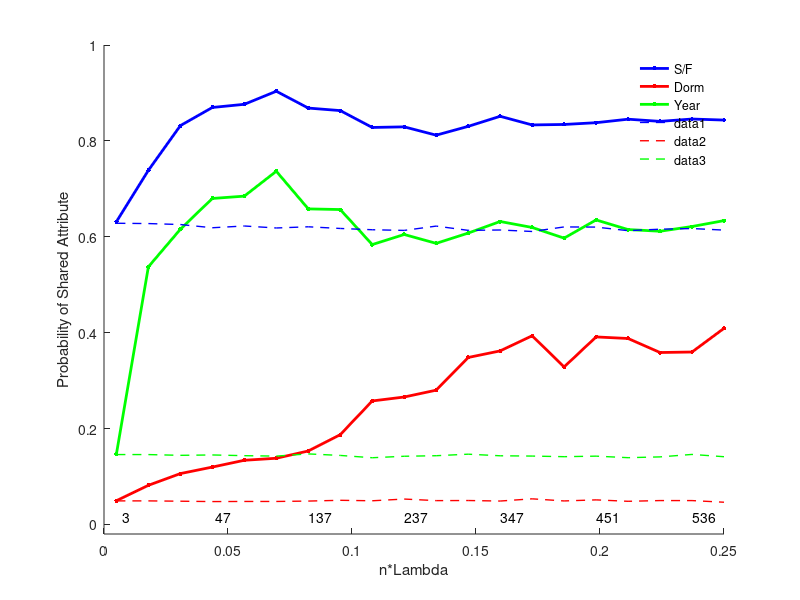

The MATLAB source for this figure: (Note: this script raises an error after producing the figure.)
% Load plot data and plot the result

load PlotDataFor_Swarthmore42
name = 'Swarthmore42';
%% Probability Plot
xs = linspace(.005,.25,20);
Good = True;
Bad = Spur;
clf
figure(1)
jump = 3;
pts = xs(1:jump:end);
clus = numClus(1:jump:end);
%clus = round(n./clus);
text(pts,0.015*ones(numel(pts),1),num2str(clus))
hold on

% Student/Faculty
plot(xs, Good(1,:),'.-','linewidth',2,'markersize',10,'color','b')
% Dorm
plot(xs, Good(3,:),'.-','linewidth',2,'markersize',10,'color','r')
% Graduation Year
plot(xs, Good(4,:),'.-','linewidth',2,'markersize',10,'color','g')

legend('S/F','Dorm','Year')
legend('Location','Best');
legend boxoff

plot(xs, Bad(1,:),'--','linewidth',1,'markersize',10,'color','b')
plot(xs, Bad(3,:),'--','linewidth',1,'markersize',10,'color','r')
plot(xs, Bad(4,:),'--','linewidth',1,'markersize',10,'color','g')

ylim([-.02,1])

xlabel('n*Lambda');
ylabel({'Probability of Shared Attribute'});

hold off


%%
set_figure_size([2.25*1.5,1.75*1.5]);
print(gcf,sprintf(strcat('Plots/dLcc_Probs_',name,'.eps')),'-depsc2');
Process_AtendHeader(strcat('Plots/dLcc_Probs_',name,'.eps'),'');

